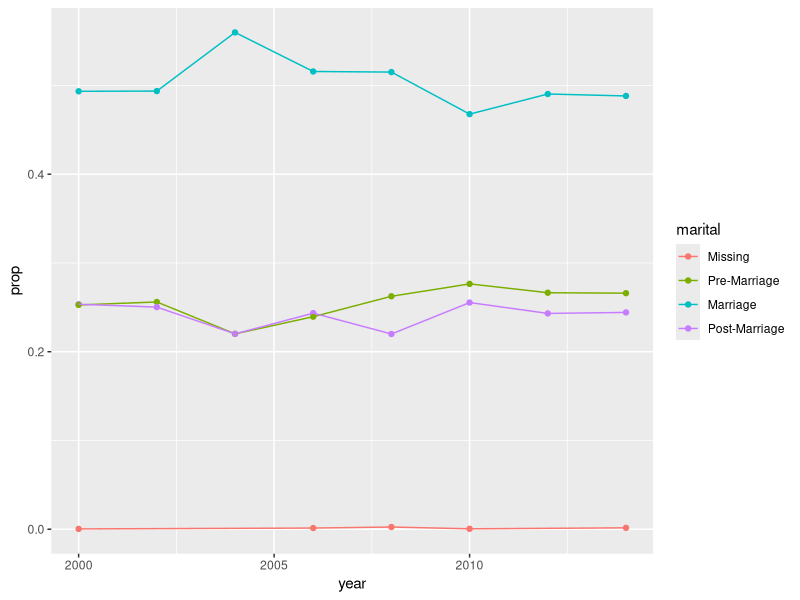

Source code (R):
## ---- chunk 1
knitr::opts_chunk$set(echo = TRUE, warning=TRUE, message=TRUE)
library(tidyverse)
library(lubridate)
library(knitr)
library(forcats)

## ---- chunk 2
gss1 <- gss_cat %>%
  mutate(marital = fct_recode(marital, 
"Pre-Marriage" = "Never married",
"Marriage" = "Married",
"Marriage" = "Separated",
"Post-Marriage" = "Divorced",
"Post-Marriage" = "Widowed",
"Missing" = "No answer"))

gss1 %>%
  count(marital) %>%
  kable()

## ---- chunk 3
gss2 <- gss1 %>%
  count(year, marital) %>%
  group_by(year) %>%
  mutate(prop = n/sum(n))

gss2 %>%
  kable()

## ---- chunk 4
gss3 <- gss2 %>%
  group_by(year, marital) %>%
  arrange(desc(year), desc(prop)) %>%
  ungroup()

gss3 %>%
  kable()

## ---- chunk 5
ggplot(gss3, aes(x = year, y = prop, color = marital)) + 
  geom_point() +
  geom_line()

## ---- chunk 6
